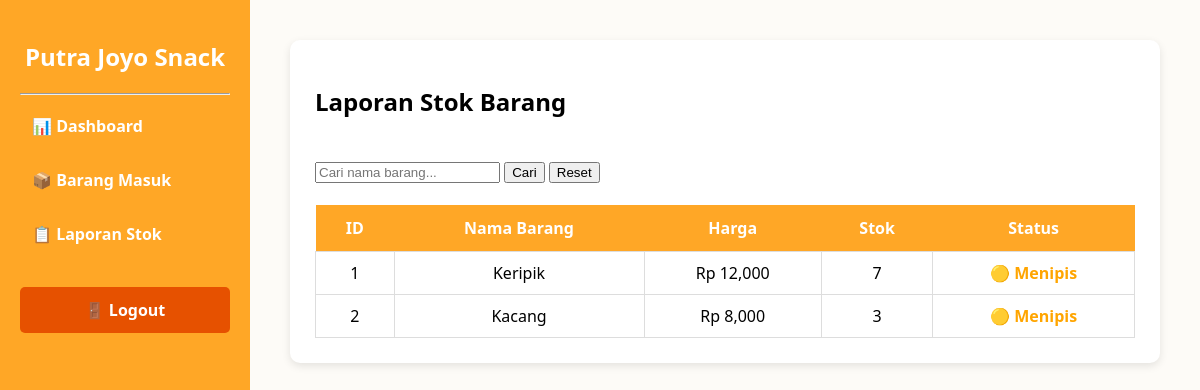
The page /gudang/laporan-stok (signed in) on the database its author committed.
### models/transaksi.py (models this page shows)
class Barang(db.Model):
    __tablename__ = 'barang'
    id = db.Column(db.Integer, primary_key=True)
    nama_barang = db.Column(db.String(100), nullable=False)
    harga = db.Column(db.Integer, nullable=False)
    stok = db.Column(db.Integer, nullable=False)
    satuan = db.Column(db.String(20), nullable=False)
    tanggal_masuk = db.Column(db.String(20), nullable=False)
    tanggal_kadaluarsa = db.Column(db.String(20), nullable=False)
    id_admin_fk = db.Column(db.String(50), nullable=False)

### app.py (the view)
@app.route("/gudang/laporan-stok")
def laporan_stok():
    if "user_id" not in session:
        return redirect("/login")
    if (session.get("role") or "").lower() not in ["gudang", "staf gudang"]:
        return "Akses Ditolak: Anda bukan Staff Gudang", 403
    keyword = request.args.get("keyword", "").strip()
    query = Barang.query
    if keyword:
        query = query.filter(Barang.nama_barang.ilike(f"%{keyword}%"))
    barang_list = query.order_by(Barang.id).all()
    return render_template("gudang/laporan_stok.html", barang=barang_list, keyword=keyword)

### templates/gudang/laporan_stok.html (shortened to what this page needs)
<!DOCTYPE html>
<html lang="id">
<head>
</head>
<body>
<div class="sidebar">
<h2>Putra Joyo Snack</h2>
<hr>
<a href="/gudang/dashboard">📊 Dashboard</a>
<a href="/gudang/barang-masuk">📦 Barang Masuk</a>
<a href="/gudang/laporan-stok">📋 Laporan Stok</a>
<a href="/logout" class="logout">🚪 Logout</a>
</div>
<div class="content">
<div class="card">
<h2>Laporan Stok Barang</h2>
<br>
<form method="GET">
    <input
        type="text"
        name="keyword"
        placeholder="Cari nama barang..."
        value="{{ keyword }}"
    >
    <button type="submit">
        Cari
    </button>
    <a href="/gudang/laporan-stok">
        <button type="button">
            Reset
        </button>
    </a>
</form>
<br>
<table>
<tr>
<th>ID</th>
<th>Nama Barang</th>
<th>Harga</th>
<th>Stok</th>
<th>Status</th>
</tr>
{% for b in barang %}
<tr>
<td>{{ b.id }}</td>
<td>{{ b.nama_barang }}</td>
<td>Rp {{ "{:,}".format(b.harga) }}</td>
<td>{{ b.stok }}</td>
<td>
{% if b.stok == 0 %}
<span class="status-habis">
🔴 Habis
</span>
{% elif b.stok <= 20 %}
<span class="status-tipis">
🟡 Menipis
</span>
{% else %}
<span class="status-aman">
🟢 Aman
</span>
{% endif %}
</td>
</tr>
{% endfor %}
</table>
</div>
</div>
</body>
</html>

### templates/gudang/laporan_stok.html (style rules this page uses)
body { margin:0; font-family:Segoe UI,Arial,sans-serif; background:#FDFBF7; display:flex; }
.sidebar { width:250px; background:#FFA726; color:white; height:100vh; position:fixed; padding:20px; box-sizing:border-box; }
.sidebar h2 { text-align:center; }
.sidebar a { display:block; text-decoration:none; color:white; padding:12px; margin-bottom:8px; border-radius:5px; font-weight:bold; }
.logout { background:#E65100; margin-top:30px; text-align:center; }
.content { margin-left:250px; width:calc(100% - 250px); padding:40px; }
.card { background:white; padding:25px; border-radius:10px; box-shadow:0 3px 8px rgba(0,0,0,.1); }
table { width:100%; border-collapse:collapse; }
table th { background:#FFA726; color:white; padding:12px; }
table td { padding:10px; border:1px solid #ddd; text-align:center; }
.status-tipis { color:orange; font-weight:bold; }

### rows shown on the page
Barang: id "1", nama_barang "Keripik", harga "12,000", stok "7", shows "🟡 Menipis"
Barang: id "2", nama_barang "Kacang", harga "8,000", stok "3", shows "🟡 Menipis"
